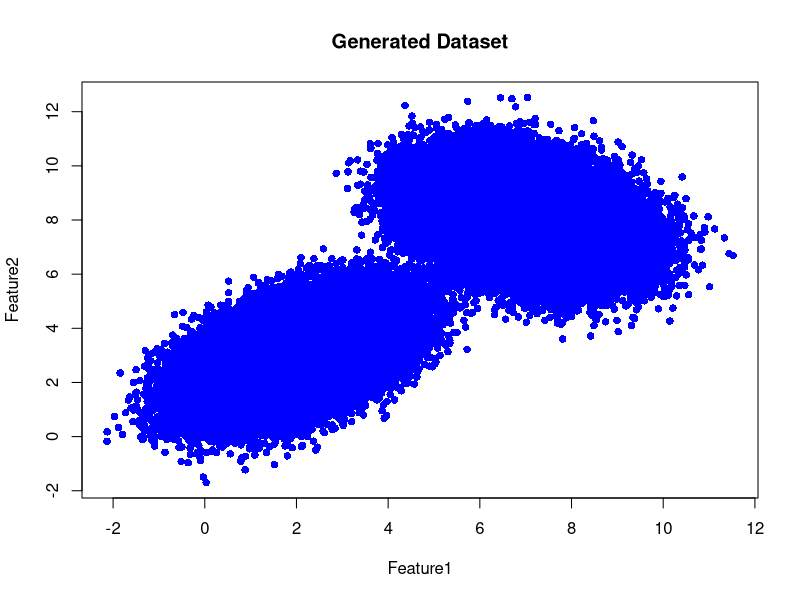
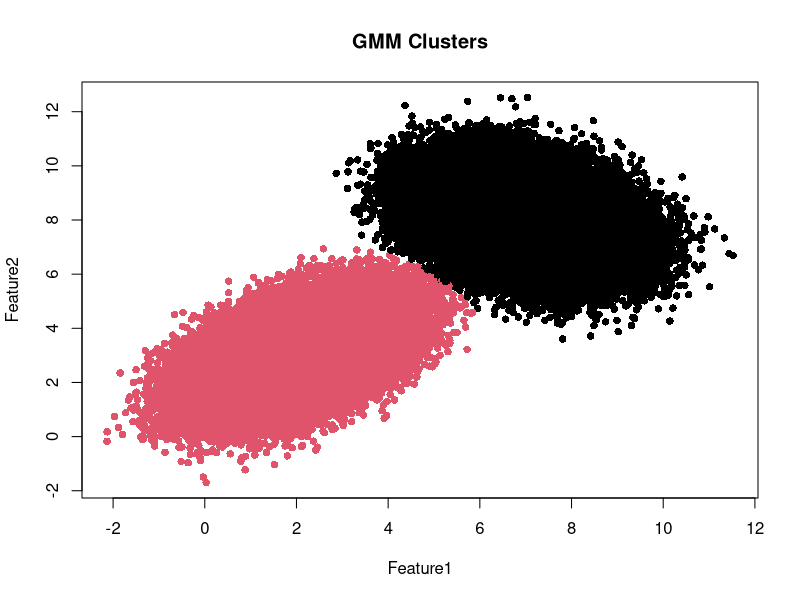
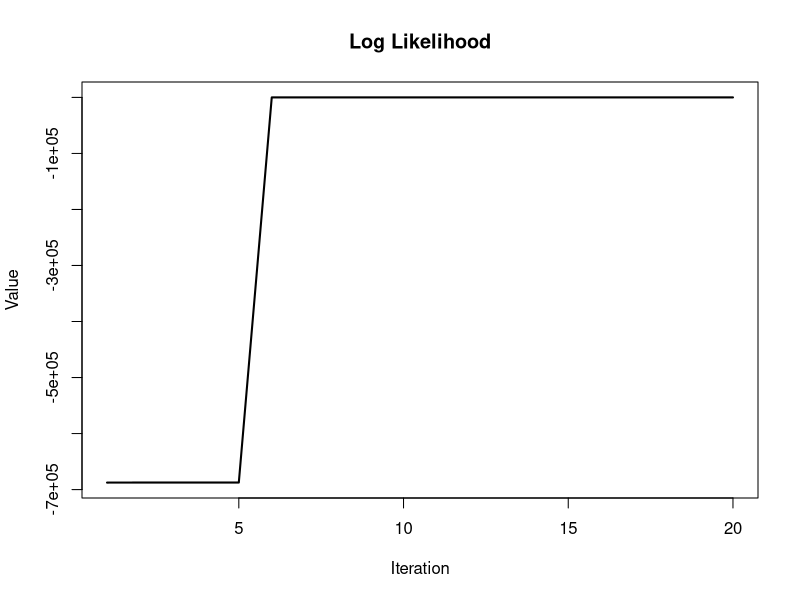

These charts were generated, in order, by the following R code:
set.seed(123)


n <- 200000


mu1_true <- c(2, 3)
sigma1_true <- matrix(c(
  1, 0.5,
  0.5, 1
), nrow = 2)

mu2_true <- c(7, 8)
sigma2_true <- matrix(c(
  1, -0.3,
  -0.3, 1
), nrow = 2)

generate_data <- function(n, mean, sigma) {

  L <- chol(sigma)

  Z <- matrix(
    rnorm(n * 2),
    ncol = 2
  )

  X <- Z %*% L +
    matrix(mean,
           n,
           2,
           byrow = TRUE)

  return(X)
}

data1 <- generate_data(
  n / 2,
  mu1_true,
  sigma1_true
)

data2 <- generate_data(
  n / 2,
  mu2_true,
  sigma2_true
)

X <- rbind(data1, data2)

colnames(X) <- c("Feature1", "Feature2")

write.csv(
  X,
  "synthetic_data_200k.csv",
  row.names = FALSE
)

cat("Dataset Generated\n")
cat("Rows:", nrow(X), "\n")
cat("Columns:", ncol(X), "\n")

K <- 2

n <- nrow(X)
d <- ncol(X)

pi_k <- rep(1 / K, K)

mu_k <- X[
  sample(1:n, K),
]

sigma_k <- list()

for (k in 1:K) {
  sigma_k[[k]] <- diag(d)
}


gaussian_density <- function(X, mu, sigma) {

  n <- nrow(X)
  d <- ncol(X)

  sigma_inv <- solve(sigma)

  sigma_det <- det(sigma)

  density <- numeric(n)

  constant <- 1 /
    (((2 * pi)^(d / 2)) *
       sqrt(sigma_det))

  for (i in 1:n) {

    x_mu <- X[i, ] - mu

    density[i] <-
      constant *
      exp(
        -0.5 *
          t(x_mu) %*%
          sigma_inv %*%
          x_mu
      )
  }

  return(density)
}

E_step <- function(
  X,
  pi_k,
  mu_k,
  sigma_k
) {

  n <- nrow(X)

  K <- length(pi_k)

  gamma <- matrix(
    0,
    n,
    K
  )

  for (k in 1:K) {

    gamma[, k] <-
      pi_k[k] *
      gaussian_density(
        X,
        mu_k[k, ],
        sigma_k[[k]]
      )
  }

  gamma <- gamma /
    rowSums(gamma)

  return(gamma)
}

M_step <- function(X, gamma) {

  n <- nrow(X)
  d <- ncol(X)
  K <- ncol(gamma)

  Nk <- colSums(gamma)

  pi_k <- Nk / n

  mu_k <- matrix(
    0,
    K,
    d
  )

  sigma_k <- list()

  for (k in 1:K) {

    mu_k[k, ] <-
      colSums(
        gamma[, k] * X
      ) / Nk[k]

    sigma <- matrix(
      0,
      d,
      d
    )

    for (i in 1:n) {

      x_mu <- matrix(
        X[i, ] -
          mu_k[k, ],
        ncol = 1
      )

      sigma <-
        sigma +
        gamma[i, k] *
        (x_mu %*% t(x_mu))
    }

    sigma_k[[k]] <-
      sigma / Nk[k] +
      diag(1e-6, d)
  }

  return(
    list(
      pi_k = pi_k,
      mu_k = mu_k,
      sigma_k = sigma_k
    )
  )
}

log_likelihood <- function(
  X,
  pi_k,
  mu_k,
  sigma_k
) {

  n <- nrow(X)

  K <- length(pi_k)

  logL <- 0

  for (i in 1:n) {

    temp <- 0

    for (k in 1:K) {

      temp <- temp +
        pi_k[k] *
        gaussian_density(
          X[i, , drop = FALSE],
          mu_k[k, ],
          sigma_k[[k]]
        )
    }

    logL <- logL + log(temp)
  }

  return(logL)
}

max_iter <- 20

logL_values <- numeric(
  max_iter
)

for (iter in 1:max_iter) {

  cat(
    "\nIteration:",
    iter,
    "\n"
  )

  gamma <- E_step(
    X,
    pi_k,
    mu_k,
    sigma_k
  )

  params <- M_step(
    X,
    gamma
  )

  pi_k <- params$pi_k
  mu_k <- params$mu_k
  sigma_k <- params$sigma_k

  logL_values[iter] <-
    log_likelihood(
      X,
      pi_k,
      mu_k,
      sigma_k
    )

  cat(
    "Log-Likelihood:",
    logL_values[iter],
    "\n"
  )

  if (
    iter > 1 &&
      abs(
        logL_values[iter] -
          logL_values[iter - 1]
      ) < 1e-4
  ) {
    cat(
      "\nConverged\n"
    )
    break
  }
}


clusters <- apply(
  gamma,
  1,
  which.max
)



dir.create(
  "Output",
  showWarnings = FALSE
)

result <- data.frame(
  Feature1 = X[, 1],
  Feature2 = X[, 2],
  Cluster = clusters
)

write.csv(
  result,
  "Output/GMM_Cluster_Output.csv",
  row.names = FALSE
)

# Dataset Plot
png(
  "Output/Dataset.png",
  width = 1000,
  height = 800
)

plot(
  X,
  col = "blue",
  pch = 16,
  main = "Generated Dataset"
)

dev.off()

# Final Clusters Plot
png(
  "Output/Final_Clusters.png",
  width = 1000,
  height = 800
)

plot(
  X,
  col = clusters,
  pch = 16,
  main = "GMM Clusters"
)

points(
  mu_k,
  col = 1:K,
  pch = 8,
  cex = 3
)

dev.off()

# Log Likelihood Plot
png(
  "Output/LogLikelihood.png",
  width = 1000,
  height = 800
)

plot(
  logL_values,
  type = "l",
  lwd = 2,
  main = "Log Likelihood",
  xlab = "Iteration",
  ylab = "Value"
)

dev.off()

cat("\n=========================\n")
cat("FINAL RESULTS\n")
cat("=========================\n")

cat("\nMixing Coefficients\n")
print(pi_k)

cat("\nMeans\n")
print(mu_k)

cat("\nCovariance Matrices\n")
print(sigma_k)

cat("\nCluster Counts\n")
print(table(clusters))

cat("\nCompleted Successfully\n")
